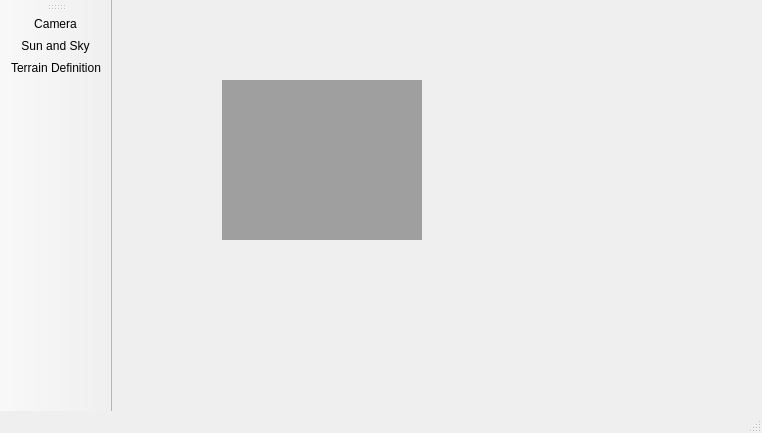
<ui version="4.0" >
 <class>PicogenQT</class>
 <widget class="QMainWindow" name="PicogenQT" >
  <property name="geometry" >
   <rect>
    <x>0</x>
    <y>0</y>
    <width>762</width>
    <height>433</height>
   </rect>
  </property>
  <property name="windowTitle" >
   <string>MainWindow</string>
  </property>
  <widget class="QWidget" name="centralwidget" >
   <widget class="QMdiArea" name="mdiArea" >
    <property name="geometry" >
     <rect>
      <x>110</x>
      <y>80</y>
      <width>200</width>
      <height>160</height>
     </rect>
    </property>
   </widget>
  </widget>
  <widget class="QMenuBar" name="menubar" >
   <property name="geometry" >
    <rect>
     <x>0</x>
     <y>0</y>
     <width>762</width>
     <height>22</height>
    </rect>
   </property>
  </widget>
  <widget class="QStatusBar" name="statusbar" />
  <widget class="QToolBar" name="toolBar" >
   <property name="windowTitle" >
    <string>toolBar</string>
   </property>
   <property name="iconSize" >
    <size>
     <width>32</width>
     <height>32</height>
    </size>
   </property>
   <attribute name="toolBarArea" >
    <enum>LeftToolBarArea</enum>
   </attribute>
   <attribute name="toolBarBreak" >
    <bool>false</bool>
   </attribute>
   <addaction name="actionCamera" />
   <addaction name="actionSun_and_Sky" />
   <addaction name="actionTerrain_Definition" />
  </widget>
  <action name="actionCamera" >
   <property name="icon" >
    <iconset resource="../resources/resources.qrc" >
     <normaloff>:/camera/icons/lphoto.png</normaloff>:/camera/icons/lphoto.png</iconset>
   </property>
   <property name="text" >
    <string>Camera</string>
   </property>
  </action>
  <action name="actionSun_and_Sky" >
   <property name="icon" >
    <iconset resource="../resources/resources.qrc" >
     <normaloff>:/sun/icons/sunny.png</normaloff>:/sun/icons/sunny.png</iconset>
   </property>
   <property name="text" >
    <string>Sun and Sky</string>
   </property>
  </action>
  <action name="actionTerrain_Definition" >
   <property name="icon" >
    <iconset resource="../resources/resources.qrc" >
     <normaloff>:/terrain/icons/terrain.png</normaloff>:/terrain/icons/terrain.png</iconset>
   </property>
   <property name="text" >
    <string>Terrain Definition</string>
   </property>
  </action>
 </widget>
 <resources>
  <include location="../resources/resources.qrc" />
 </resources>
 <connections/>
</ui>
